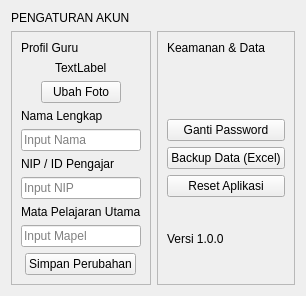
           <widget class="QWidget" name="pagePengaturan">
            <property name="styleSheet">
             <string notr="true">/* ============================================================
   HALAMAN PENGATURAN (SETTINGS - CLEAN DASHBOARD STYLE)
   ============================================================ */

/* 1. BACKGROUND HALAMAN */
QWidget#pagePengaturan {
    background-color: #F8FAFC; /* Slate 50 (Putih Kebiruan) */
}

/* 2. HEADER JUDUL */
QLabel#lblJudulPengaturan {
    font-size: 28px;
    font-weight: 900;     /* Extra Bold */
    color: #0F172A;       /* Hitam Pekat */
    margin-bottom: 20px;
    letter-spacing: -0.5px;
}

/* 3. KARTU PROFIL &amp; SISTEM (CONTAINER PUTIH) */
QFrame#cardProfil, QFrame#cardSystem {
    background-color: #FFFFFF;
    border: 1px solid #E2E8F0;
    border-radius: 16px;       /* Sudut Membulat Modern */
    border-bottom: 4px solid #CBD5E1; /* Shadow Bawah Tebal */
    padding: 25px;             /* Jarak dalam lega */
}

/* Judul Kecil di dalam Kartu */
QFrame#cardProfil QLabel, QFrame#cardSystem QLabel {
    color: #64748B;
    font-weight: 700;
    font-size: 13px;
    margin-bottom: 5px;
    margin-top: 10px;
}

/* FOTO PROFIL BULAT (Placeholder) */
QLabel#lblFotoProfilSetting {
    background-color: #E2E8F0;
    border: 2px dashed #94A3B8; /* Garis Putus-putus */
    border-radius: 40px;        /* Setengah dari 80px biar bulat */
    min-width: 80px;
    min-height: 80px;
    max-width: 80px;
    max-height: 80px;
    margin-bottom: 10px;
    margin-top: 0px !important; /* Reset margin khusus foto */
}

/* INPUT FIELD (FORM) */
QLineEdit#inputEditNama, QLineEdit#inputEditNIP, QLineEdit#inputEditMapel {
    background-color: #F8FAFC;
    border: 1px solid #CBD5E1;
    border-radius: 8px;
    padding: 10px 15px;
    font-size: 14px;
    color: #1E293B;
    font-weight: 600;
    margin-bottom: 5px;
}
QLineEdit:focus {
    border: 2px solid #3B82F6; /* Fokus Biru Tebal */
    background-color: #FFFFFF;
}

/* --- TOMBOL AKSI --- */

/* 1. Tombol Ganti Foto (Kecil, Outline) */
QPushButton#btnGantiFoto {
    background-color: transparent;
    color: #2563EB;
    border: 1px solid #2563EB;
    border-radius: 6px;
    padding: 5px 10px;
    font-size: 11px;
    font-weight: bold;
    max-width: 80px;
    margin-bottom: 15px;
}
QPushButton#btnGantiFoto:hover { background-color: #EFF6FF; }

/* 2. Tombol Simpan (Biru Besar - Primary) */
QPushButton#btnSimpanProfil {
    background-color: #2563EB;
    color: white;
    border: none;
    border-radius: 10px;
    padding: 12px;
    font-weight: 800;
    font-size: 13px;
    margin-top: 20px;
    border-bottom: 3px solid #1E40AF; /* Efek Tombol Timbul */
}
QPushButton#btnSimpanProfil:hover { 
    background-color: #1D4ED8;
    margin-top: 22px; /* Efek terpencet */
    border-bottom: 1px solid #1E40AF;
}

/* 3. Tombol Ganti Password &amp; Backup (Style List) */
QPushButton#btnGantiPass, QPushButton#btnBackupData {
    background-color: #FFFFFF;
    color: #334155;
    border: 1px solid #E2E8F0;
    border-radius: 8px;
    padding: 12px;
    font-weight: 600;
    text-align: left;    /* Teks Rata Kiri */
    padding-left: 15px;
    margin-bottom: 10px;
}
QPushButton#btnGantiPass:hover, QPushButton#btnBackupData:hover {
    border-color: #3B82F6;
    color: #2563EB;
    background-color: #F8FAFC;
}

/* 4. Tombol Reset (Bahaya - Merah) */
QPushButton#btnResetApp {
    background-color: #FEF2F2; /* Merah Muda Pucat */
    color: #EF4444;            /* Teks Merah */
    border: 1px dashed #EF4444;
    border-radius: 8px;
    padding: 12px;
    font-weight: 700;
    margin-top: 10px;
}
QPushButton#btnResetApp:hover {
    background-color: #DC2626;
    color: white;
    border: none;
}</string>
            </property>
            <layout class="QVBoxLayout" name="verticalLayout_29">
             <item>
              <widget class="QLabel" name="lblJudulPengaturan">
               <property name="text">
                <string>PENGATURAN AKUN</string>
               </property>
              </widget>
             </item>
             <item>
              <layout class="QHBoxLayout" name="horizontalLayout_23">
               <item>
                <widget class="QFrame" name="cardProfil">
                 <property name="frameShape">
                  <enum>QFrame::Shape::StyledPanel</enum>
                 </property>
                 <property name="frameShadow">
                  <enum>QFrame::Shadow::Raised</enum>
                 </property>
                 <layout class="QVBoxLayout" name="verticalLayout_27">
                  <item alignment="Qt::AlignmentFlag::AlignTop">
                   <widget class="QLabel" name="label_14">
                    <property name="text">
                     <string>Profil Guru</string>
                    </property>
                   </widget>
                  </item>
                  <item alignment="Qt::AlignmentFlag::AlignHCenter">
                   <widget class="QLabel" name="lblFotoProfilSetting">
                    <property name="text">
                     <string>TextLabel</string>
                    </property>
                   </widget>
                  </item>
                  <item alignment="Qt::AlignmentFlag::AlignHCenter">
                   <widget class="QPushButton" name="btnGantiFoto">
                    <property name="text">
                     <string>Ubah Foto</string>
                    </property>
                   </widget>
                  </item>
                  <item>
                   <layout class="QVBoxLayout" name="verticalLayout_26">
                    <item>
                     <widget class="QLabel" name="label_16">
                      <property name="text">
                       <string>Nama Lengkap</string>
                      </property>
                     </widget>
                    </item>
                    <item>
                     <widget class="QLineEdit" name="inputEditNama">
                      <property name="text">
                       <string/>
                      </property>
                      <property name="placeholderText">
                       <string>Input Nama</string>
                      </property>
                     </widget>
                    </item>
                   </layout>
                  </item>
                  <item>
                   <layout class="QVBoxLayout" name="verticalLayout_25">
                    <item>
                     <widget class="QLabel" name="label_17">
                      <property name="text">
                       <string>NIP / ID Pengajar</string>
                      </property>
                     </widget>
                    </item>
                    <item>
                     <widget class="QLineEdit" name="inputEditNIP">
                      <property name="text">
                       <string/>
                      </property>
                      <property name="placeholderText">
                       <string>Input NIP</string>
                      </property>
                     </widget>
                    </item>
                   </layout>
                  </item>
                  <item>
                   <layout class="QVBoxLayout" name="verticalLayout_24">
                    <item>
                     <widget class="QLabel" name="label_18">
                      <property name="text">
                       <string>Mata Pelajaran Utama</string>
                      </property>
                     </widget>
                    </item>
                    <item>
                     <widget class="QLineEdit" name="inputEditMapel">
                      <property name="text">
                       <string/>
                      </property>
                      <property name="placeholderText">
                       <string>Input Mapel</string>
                      </property>
                     </widget>
                    </item>
                   </layout>
                  </item>
                  <item alignment="Qt::AlignmentFlag::AlignHCenter">
                   <widget class="QPushButton" name="btnSimpanProfil">
                    <property name="text">
                     <string>Simpan Perubahan</string>
                    </property>
                   </widget>
                  </item>
                 </layout>
                </widget>
               </item>
               <item>
                <widget class="QFrame" name="cardSystem">
                 <property name="frameShape">
                  <enum>QFrame::Shape::StyledPanel</enum>
                 </property>
                 <property name="frameShadow">
                  <enum>QFrame::Shadow::Raised</enum>
                 </property>
                 <layout class="QVBoxLayout" name="verticalLayout_28">
                  <item alignment="Qt::AlignmentFlag::AlignTop">
                   <widget class="QLabel" name="label_19">
                    <property name="text">
                     <string>Keamanan &amp; Data</string>
                    </property>
                   </widget>
                  </item>
                  <item>
                   <widget class="QPushButton" name="btnGantiPass">
                    <property name="text">
                     <string>Ganti Password</string>
                    </property>
                   </widget>
                  </item>
                  <item>
                   <widget class="QPushButton" name="btnBackupData">
                    <property name="text">
                     <string>Backup Data (Excel)</string>
                    </property>
                   </widget>
                  </item>
                  <item>
                   <widget class="QPushButton" name="btnResetApp">
                    <property name="text">
                     <string>Reset Aplikasi</string>
                    </property>
                   </widget>
                  </item>
                  <item>
                   <widget class="QLabel" name="label_20">
                    <property name="text">
                     <string>Versi 1.0.0</string>
                    </property>
                   </widget>
                  </item>
                 </layout>
                </widget>
               </item>
              </layout>
             </item>
            </layout>
           </widget>
